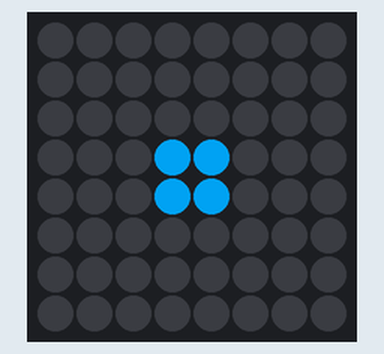
Simulated run of this program. Board: Raspberry Pi (BCM pin numbers) with a Sense HAT. On the bench: the Sense HAT's 8×8 RGB LED matrix. Dim RGB values are drawn brighter than linear; random numbers come from a fixed seed.

Above: at 0.1 s.
At 2.1 s:
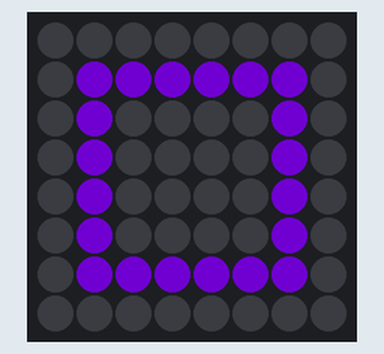
At 3.1 s:
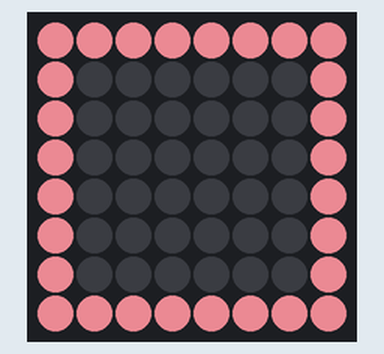
At 5.1 s:
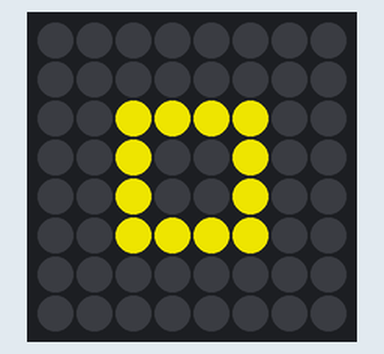

Measured:
- by itself, everything shown: repeats every 6.0 s, in 6 steps
- what the display in image 1 shows lasts 1.0 s, from 2.0 s to 3.0 s

The program:

rect_animated.py
```python
from sense_emu import SenseHat
import sys
import time
import random

sense = SenseHat()

def randomColor():
        r = random.randrange(0,255)
        g = random.randrange(0,255)
        b = random.randrange(0,255)
        return [r,g,b]

def main():
    O = [0,0,0]
    c = randomColor()
    counter = 0
    direction = True
    rect0 = [O,O,O,O,O,O,O,O,
             O,O,O,O,O,O,O,O,
             O,O,O,O,O,O,O,O,
             O,O,O,c,c,O,O,O,
             O,O,O,c,c,O,O,O,
             O,O,O,O,O,O,O,O,
             O,O,O,O,O,O,O,O,
             O,O,O,O,O,O,O,O]
    c = randomColor()
    rect1 = [O,O,O,O,O,O,O,O,
             O,O,O,O,O,O,O,O,
             O,O,c,c,c,c,O,O,
             O,O,c,O,O,c,O,O,
             O,O,c,O,O,c,O,O,
             O,O,c,c,c,c,O,O,
             O,O,O,O,O,O,O,O,
             O,O,O,O,O,O,O,O]
    c = randomColor()
    rect2 = [O,O,O,O,O,O,O,O,
             O,c,c,c,c,c,c,O,
             O,c,O,O,O,O,c,O,
             O,c,O,O,O,O,c,O,
             O,c,O,O,O,O,c,O,
             O,c,O,O,O,O,c,O,
             O,c,c,c,c,c,c,O,
             O,O,O,O,O,O,O,O]
    c = randomColor()
    rect3 = [c,c,c,c,c,c,c,c,
             c,O,O,O,O,O,O,c,
             c,O,O,O,O,O,O,c,
             c,O,O,O,O,O,O,c,
             c,O,O,O,O,O,O,c,
             c,O,O,O,O,O,O,c,
             c,O,O,O,O,O,O,c,
             c,c,c,c,c,c,c,c]
    rects = [rect0,rect1,rect2,rect3]
    while True:
        sense.set_pixels(rects[counter])
        if direction:
            counter += 1
        else:
            counter -=1
        if counter == 0:
            direction = True
        elif counter == 3:
            direction = False
        time.sleep(1)


try:
    main()
except (KeyboardInterrupt, SystemExit):
    print('Programma sluiten')
finally:
    print('Opkuisen van de matrix')
    sense.clear()
    sys.exit()
```
